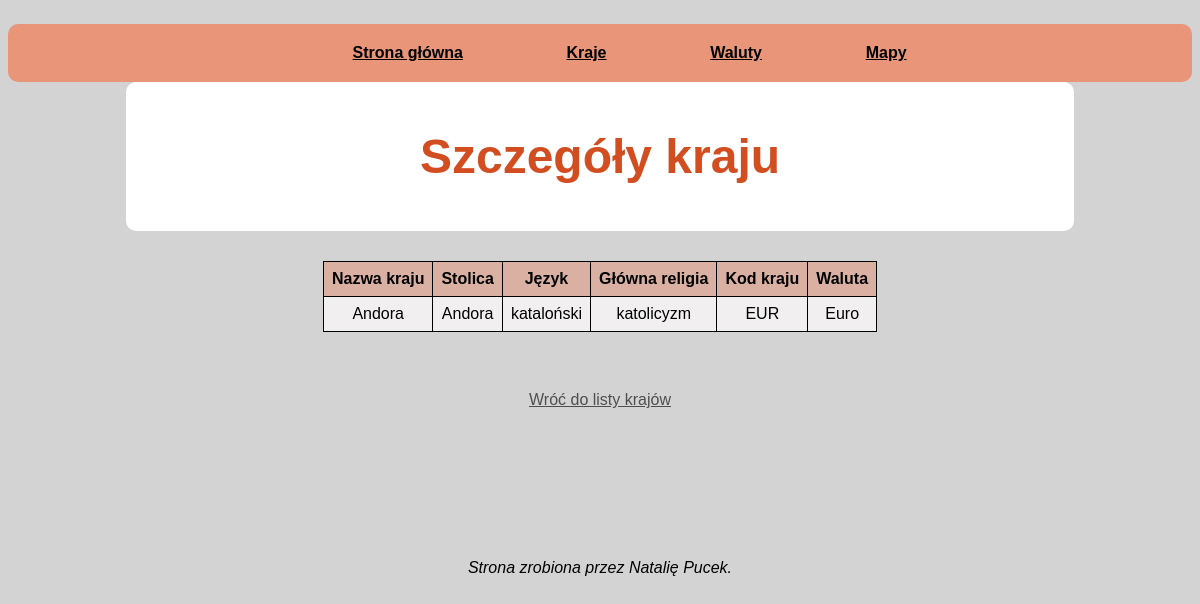
The page /country/Andora/ on the database its author committed.
### currency_rates/models.py (models this page shows)
class Country(models.Model):
    v_code = models.CharField(max_length=6, primary_key=True)
    v_country = models.CharField(max_length=64)
    v_currency = models.CharField(max_length=64)
    v_capitol = models.CharField(max_length=64)
    v_language = models.CharField(max_length=32)
    v_main_religion = models.CharField(max_length=32)
    v_currency_obj = models.ForeignKey('Currency', on_delete=models.CASCADE)
    v_main_religion_obj = models.ForeignKey('Religion', on_delete=models.CASCADE)

### currency_rates/views.py (the view)
# urls.py: path('country/<str:country_name>/', CountryDetailView.as_view(), name='country_detail'),
class CountryDetailView(DetailView):
    model = Country
    template_name = 'currency_rates/info_country.html'
    context_object_name = 'country'
    def get_object(self, queryset=None):
        country_name = self.kwargs.get('country_name')
        country = get_object_or_404(Country, v_country=country_name)
        return country

### currency_rates/templates/currency_rates/info_country.html (shortened to what this page needs)
{% load static %}
<!DOCTYPE html>
<html lang="en">
<head>
    <link href="{% static 'currency_rates/css/info_country.css' %}" rel="stylesheet" />
</head>
<body>
<div class="navigation">
    <a href="{% url 'home_page' %}"> Strona główna </a>
    <a href="{% url 'country_list' %}">Kraje</a>
    <a href="{% url 'currency_' %}">Waluty</a>
    <a href="{% url 'maps' %}">Mapy</a>
</div>
<div class="top">
    <h1>Szczegóły kraju</h1>
</div>
<table class="table">
    <tr>
        <th>Nazwa kraju</th>
        <th>Stolica</th>
        <th>Język</th>
        <th>Główna religia</th>
        <th>Kod kraju</th>
        <th>Waluta</th>
    </tr>
    <tr>
        <td>{{ country.v_country }}</td>
        <td>{{ country.v_capitol }}</td>
        <td>{{ country.v_language }}</td>
        <td>{{ country.v_main_religion }}</td>
        <td>{{ country.v_code }}</td>
        <td>{{ country.v_currency }}</td>
    </tr>
</table>
<div class="back">
    <a href="{% url 'country_list' %}">Wróć do listy krajów</a>
</div>
<div class="footer">
    <p> Strona zrobiona przez Natalię Pucek.</p>
</div>
</body>
</html>

### currency_rates/static/currency_rates/css/info_country.css (style rules this page uses)
.navigation { display: block; margin-top: 2%; background-color: #e8957a; border-radius: 10px; }
.navigation a { display: inline-block; padding: 20px; text-decoration: underline; color: black; margin-left: 5%; font-weight: bolder; }
body { background-color: lightgrey; font-family: Arial, sans-serif; text-align: center; }
.top { background-color: white; padding: 15px; margin-bottom: 30px; text-align: center; font-size: x-large; color: #4f4f4f; border-radius: 10px; margin-left: 10%; margin-right: 10%; }
.top h1 { color: #d24d20; }
.footer { margin: auto; }
.footer p { font-size: 16px; margin-top: 150px; font-style: italic; }
.table { margin: auto; background-color: #d9b0a2; border-collapse: collapse; }
.table tbody tr:nth-child(even) { background-color: #f1efef; }
.table th, .table td { border: 1px solid black; padding: 8px; margin: 5%; }
.back { margin-top: 5%; }
.back a { color: #4f4f4f; font-size: medium; }

### rows shown on the page
Country: v_country "Andora", v_capitol "Andora", v_language "kataloński", v_main_religion "katolicyzm", v_code "EUR", v_currency "Euro"
